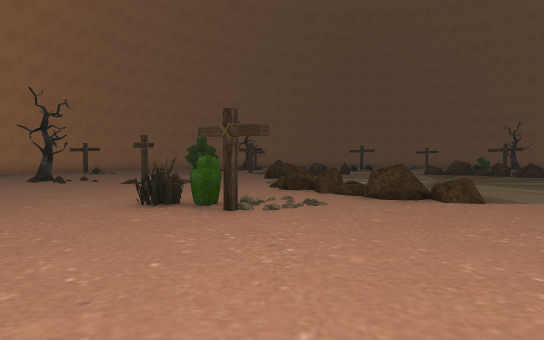
view 1 (above)

21 first-person views from a walk through a Unity game level. The camera is 1.3 m above the floor, tilts 2° down and sees 75° across. The floor is counted in squares, 2 m on a side. Each view is taken from the middle of a square. On the plan, view 1 faces up. The plan holds only what a view shows up to about 10 squares ahead; the rest is blank. The place goes on beyond the plan. The player is left out.

view 2
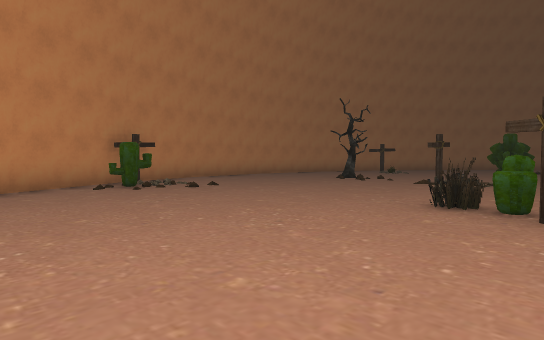

view 3
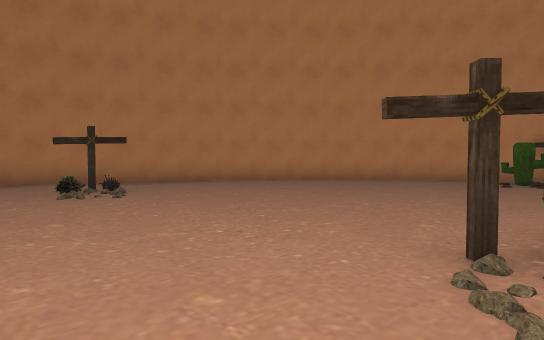

view 4
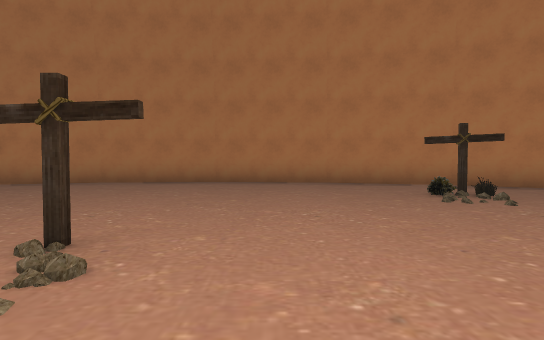

view 5
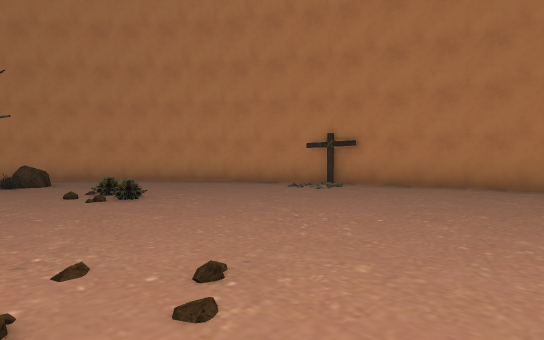

view 6
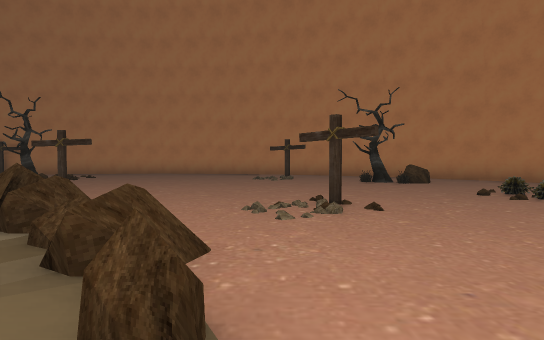

view 7
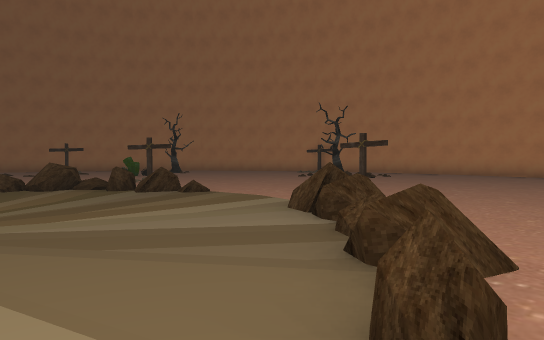

view 8
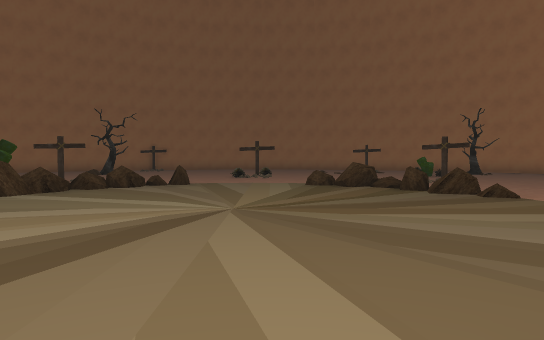

view 9
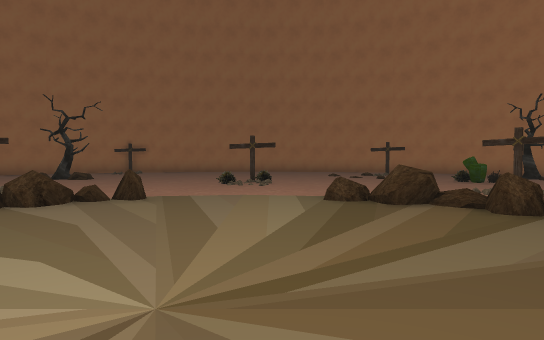

view 10
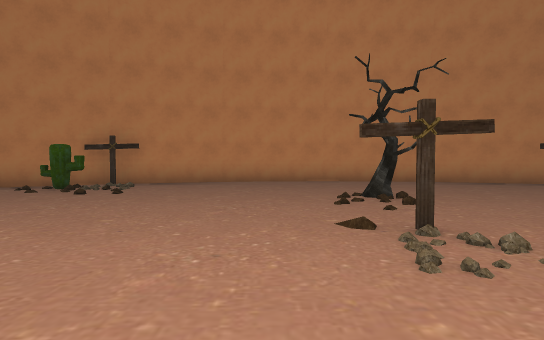

view 11
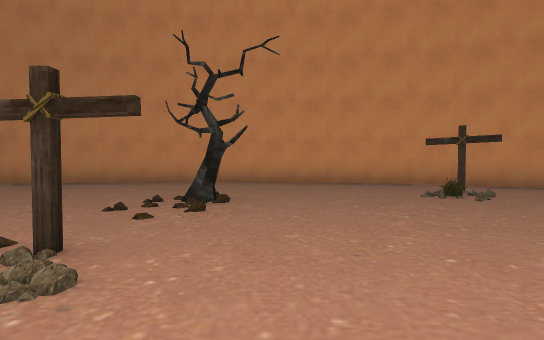

view 12
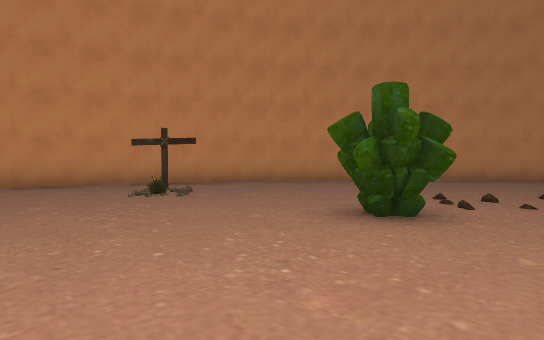

view 13
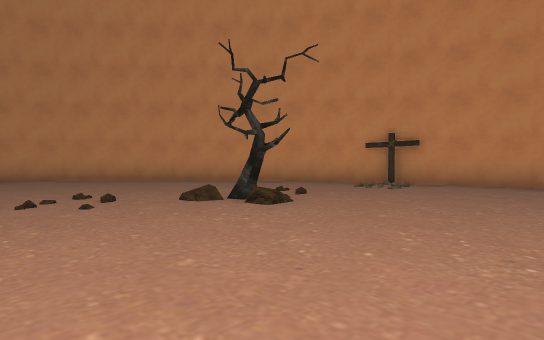

view 14
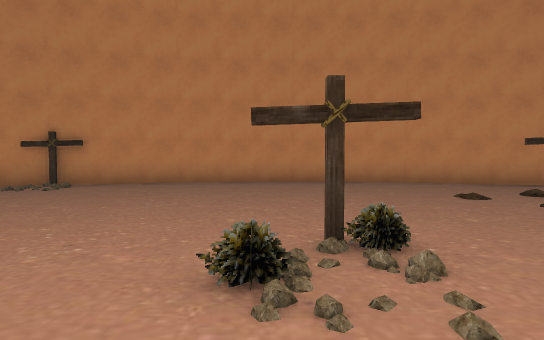

view 15
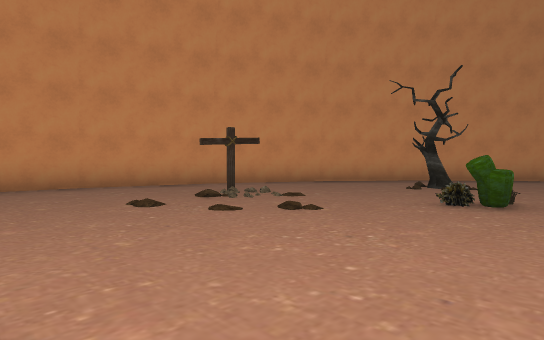

view 16
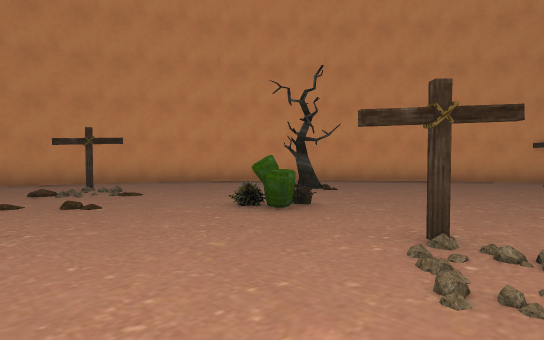

view 17
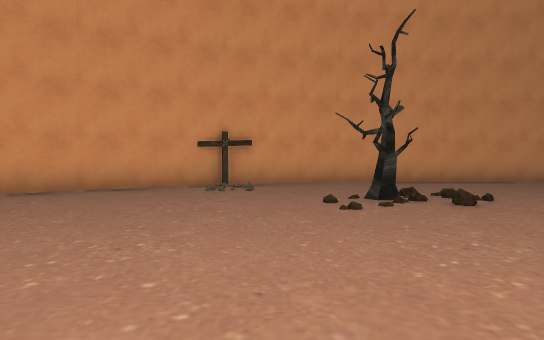

view 18
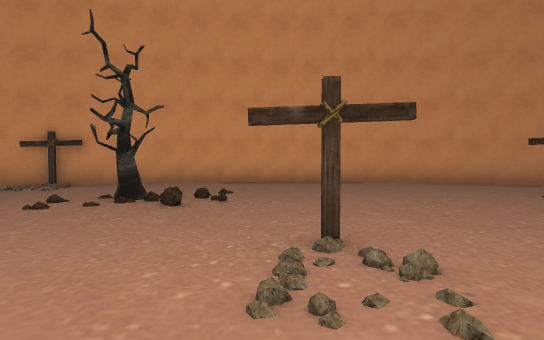

view 19
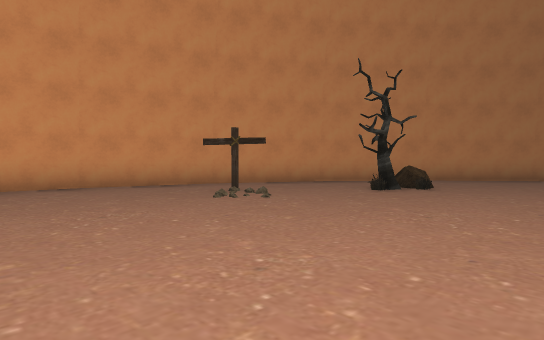

view 20
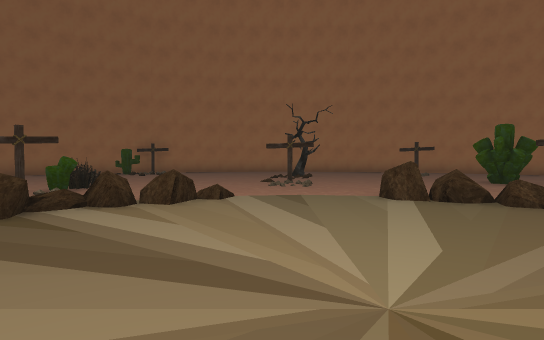

view 21
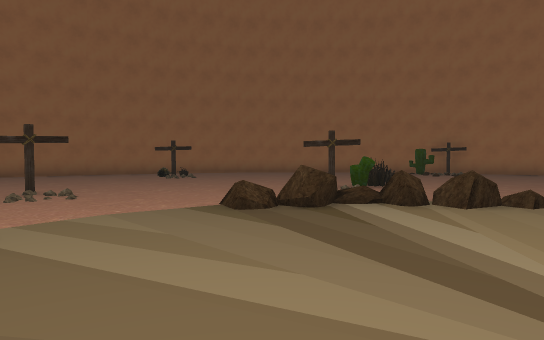

### Floor plan
Points are (right, up) in squares from view 1. A wall is a line through its corners. A room is listed if a view was taken in it or the views show most of it. See-through windows are left out.
Room 1 (views 1, 2, 3, 4, 5, 6, 7, 8, 9, 10, 11, 12, 13, 14, 15, 16, 17, 18, 19, 20, 21)
walls: (-6.1, -1) (-3.8, -2.9); (-8, 1.3) (-6, -1.1); (-3.9, -2.9) (-1.1, -4.4); (-1.3, -4.3) (1.7, -5.2); (-9.3, 3.6) (-7.9, 1.1); (-10.2, 6.7) (-9.4, 4.3); (-10.4, 9.3) (-10.2, 6.5); (4.5, -5.4) (7.4, -5.1); (1.5, -5.2) (4.5, -5.5); (-10.1, 12.4) (-10.4, 9.6); (7.3, -5.2) (10.2, -4.3) (12.9, -2.9); (-9.3, 15.3) (-10.2, 12.3); (12.8, -2.9) (15.1, -1); (-7.9, 17.9) (-9.3, 15.2); (-6, 20.1) (-7.9, 17.8); (15.1, -1.1) (17, 1.2); (16.9, 1.1) (18.3, 3.8); (-3.8, 22) (-6.1, 20.1); (-1.4, 23.2) (-3.8, 21.9); (18.3, 3.7) (19.2, 6.7); (19.1, 6.5) (19.4, 9.5); (1.7, 24.2) (-0.5, 23.6); (19.4, 9.4) (19.2, 12.4); (7.4, 24.1) (4.4, 24.4); (4.5, 24.5) (1.5, 24.2); (19.2, 12.3) (18.5, 14.8); (18.2, 15.4) (16.9, 17.9); (10.3, 23.3) (7.4, 24.2); (17, 17.7) (15.1, 20.1); (12.9, 21.9) (10.1, 23.3); (15.2, 20) (12.7, 22)
objects: other object (-9, 4); cactus (-8, 3) to (-8, 4); other object (-8, 15); other object (-7, 14); tree (-6, 10); other object (-3, 9); cactus (-3, 14) to (-3, 15); other object (-1, -2); other object (-1, 4); other object (-1, 5); cactus (-1, 6); other object (-1, 15); tree (-1, 19); other object (-1, 23); bush (0, -2); other object (0, -1); rock (0, 7); rock (0, 11); rock (0, 12); rock (1, 7); rock (2, 6); rock (2, 13); rock (3, 14); bush (4, 17); other object (4, 18); other object (5, 1); bush (5, 17) to (5, 18); rock (6, 5); rock (6, 14); rock (7, 6); rock (7, 13); rock (8, 7); rock (8, 12); rock (9, 8); rock (9, 12); other object (9, 22); other object (10, -4); other object (10, 4); other object (10, 15); cactus (10, 17); bush (10, 18); bush (11, 1); other object (11, 17); other object (13, 10); tree (13, 19); rock (14, 1); other object (14, 2); tree (15, 2); other object (15, 3); tree (15, 12) to (16, 12); other object (17, 5)

Where each view was taken, in squares from view 1:
view 1: 0 up, 0 right, facing up
view 2: 0 up, 0 right, facing up-left
view 3: 5 up, 2 right, facing down-left
view 4: 4 up, 3 right, facing down
view 5: 3 up, 5 right, facing down-right
view 6: 5 up, 5 right, facing right
view 7: 5 up, 5 right, facing up-right
view 8: 5 up, 5 right, facing up
view 9: 8 up, 5 right, facing up
view 10: 8 up, 0 right, facing left
view 11: 11 up, 1 left, facing left
view 12: 11 up, 1 left, facing up-left
view 13: 15 up, 3 right, facing up-left
view 14: 15 up, 4 right, facing up
view 15: 16 up, 5 right, facing up-right
view 16: 14 up, 7 right, facing up-right
view 17: 14 up, 10 right, facing right
view 18: 10 up, 10 right, facing right
view 19: 9 up, 11 right, facing down-right
view 20: 9 up, 6 right, facing left
view 21: 9 up, 6 right, facing down-left
